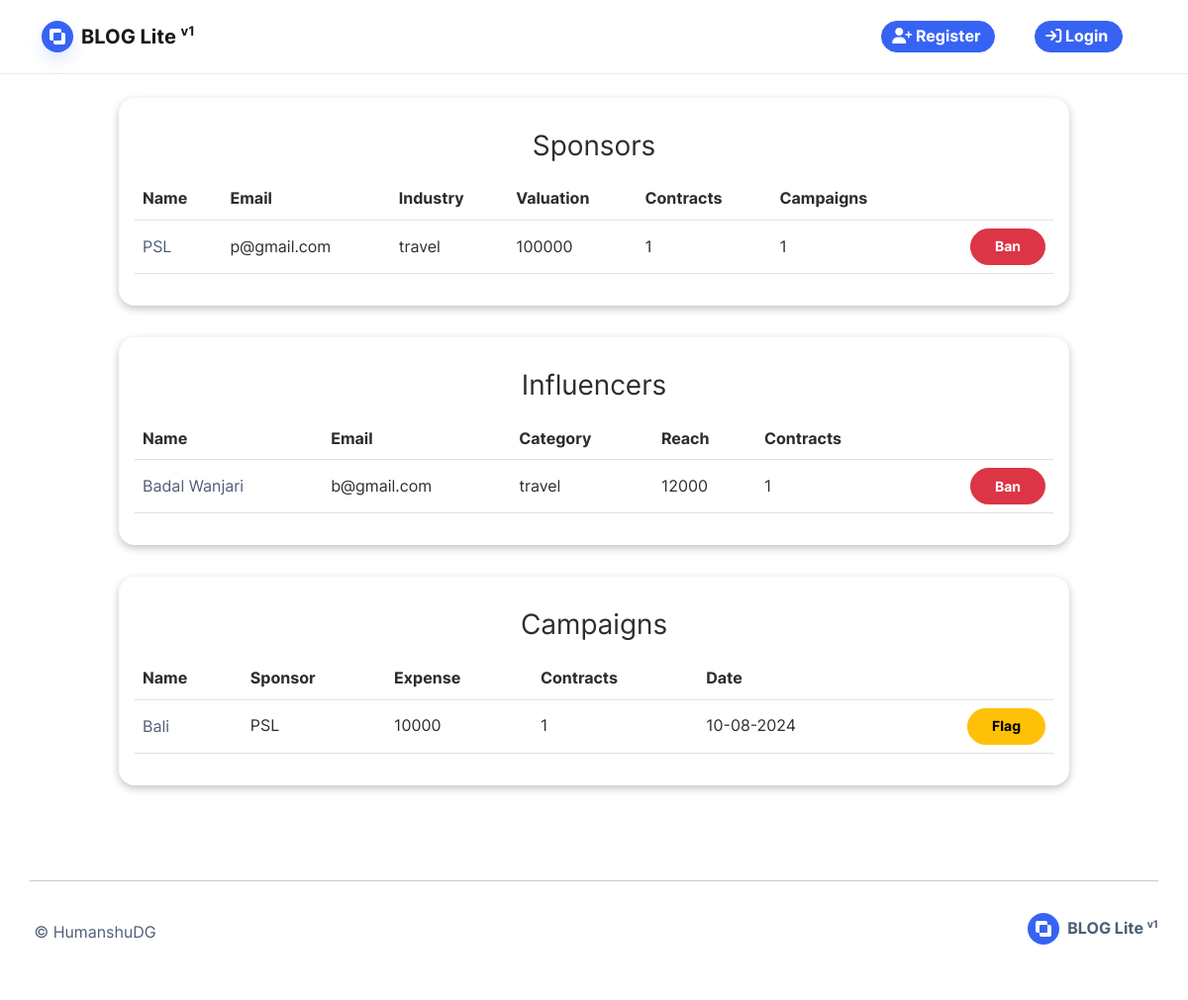
/admin, run on an earlier commit of the app's database.
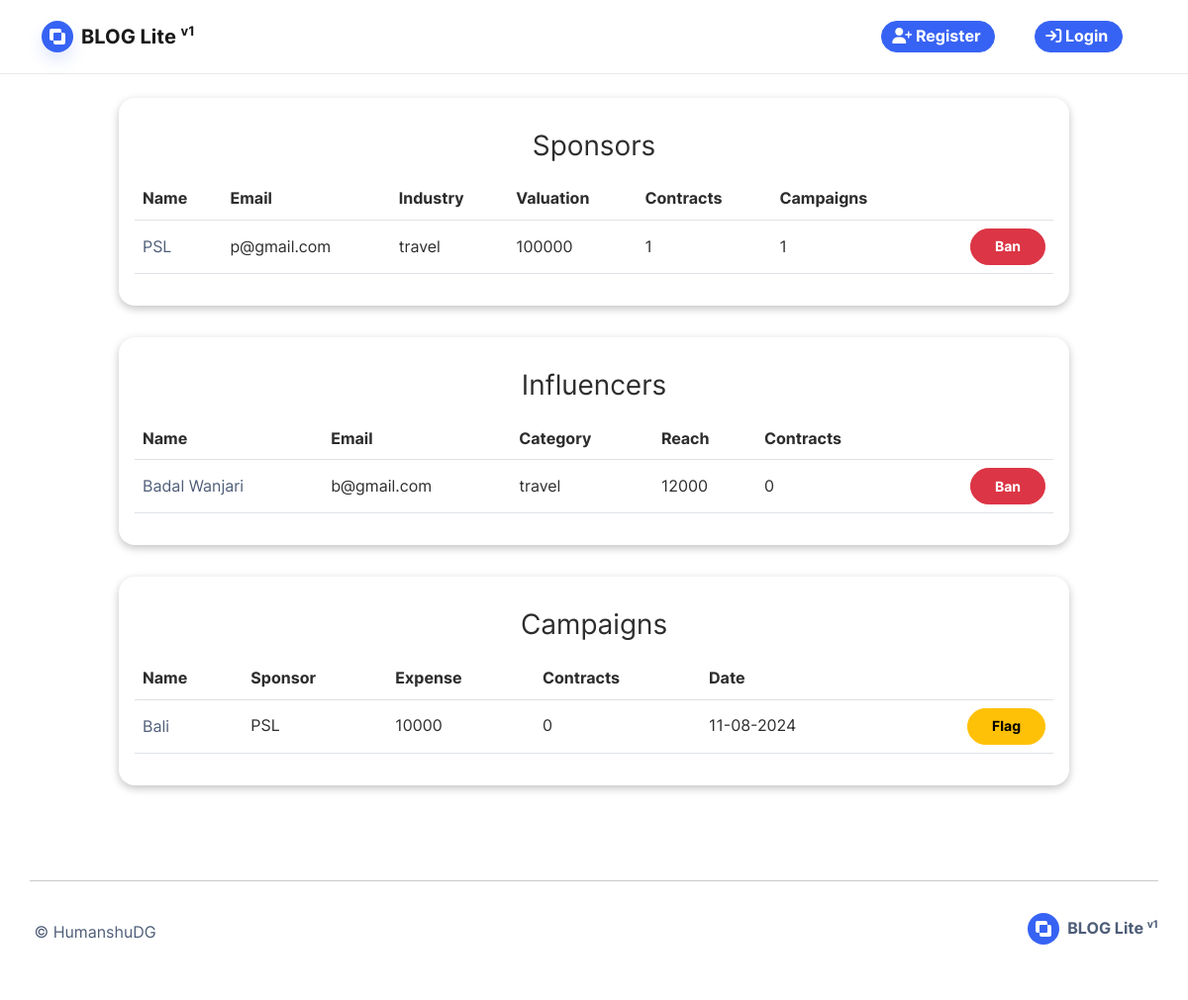
And on a later commit of the database.
### base/models.py (models this page shows, shortened)
class Influencer(db.Model):
    id = db.Column(db.Integer, primary_key=True)
    user_id = db.Column(db.Integer, db.ForeignKey('user.id'), unique=True)
    influencer_name = db.Column(db.String(100), nullable=False)
    category = db.Column(db.String(100), nullable=False)
    niche = db.Column(db.String(100), nullable=False)
    reach = db.Column(db.Integer, nullable=False)
    profile_url = db.Column(db.String(100), nullable=True)
    image_file = db.Column(db.String(50), nullable=False, default='default.jpg')
    bio = db.Column(db.Text(), nullable=True)
    campaign_requests = db.relationship('CampaignRequest', backref='campaign_requests', uselist=True)
    campaign_contracts = db.relationship('Contract', backref='campaign_contracts', uselist=True)

class Campaign(db.Model):
    id = db.Column(db.Integer, primary_key=True, autoincrement=True)
    sponsor_id = db.Column(db.Integer, db.ForeignKey('sponsor.id'))
    title = db.Column(db.String(150), nullable=False)
    description = db.Column(db.Text(), nullable=False)
    budget = db.Column(db.Integer, nullable=False)
    target_audience = db.Column(db.String(20))
    start_date = db.Column(db.Date(), nullable=False)
    end_date = db.Column(db.Date(), nullable=False)
    image_file = db.Column(db.String(50), nullable=False, default='default.jpg')
    is_disabled = db.Column(db.Boolean, default=True)
    is_deleted = db.Column(db.Boolean, default=False)
    is_flagged = db.Column(db.Boolean, default=False)
    date_posted = db.Column(db.DateTime, nullable=False, default=datetime.now())
    influencer_requests = db.relationship('CampaignRequest', backref='influencer_requests', uselist=True)
    influencer_contracts = db.relationship('Contract', backref='influencer_contracts', uselist=True)
    def __repr__(self):
        return f"Campaign('{self.title}', '{self.budget}')"

### base/admin_routes.py (the view)
@app.route("/admin")
def admin_home():
    sponsors = (
            Sponsor.query
            .join(User, Sponsor.user_id == User.id)
            .outerjoin(Sponsor.sponsor_campaigns)
            .outerjoin(Sponsor.sponsor_campaigns)
            .add_columns(
                User.is_banned,
                User.email,
                Sponsor.sponsor_name,
                Sponsor.industry,
                Sponsor.market_valuation,
                Sponsor.user_id,
                func.count(Sponsor.sponsor_campaigns).label("contract_count"),
                func.count(Sponsor.sponsor_campaigns).label("campaign_count")
            )
            .group_by(
                Sponsor.id,
            )
            .all()
        )
    influencers = (
            Influencer.query
            .join(User, Influencer.user_id == User.id)
            .outerjoin(Influencer.campaign_contracts)  # Ensure this matches the relationship name
            .add_columns(
                Influencer.user_id,
                Influencer.influencer_name,
                User.is_banned,
                User.email,
                Influencer.reach,
                func.count(Influencer.campaign_contracts).label("contract_count"),
                Influencer.category
            )
            .group_by(
                Influencer.user_id
            )
            .all()
        )
    campaigns = (
        Campaign.query
        .join(Sponsor, Campaign.sponsor_id == Sponsor.id)
        .outerjoin(Campaign.influencer_contracts)
        .add_columns(
            Campaign.id,
            Campaign.title,
            Campaign.date_posted,
            Campaign.budget,
            Campaign.is_flagged,
            Sponsor.sponsor_name,
            func.count(Campaign.influencer_contracts).label("influencer_count"),
            func.sum(Campaign.budget).label("expenditure")
        )
        .group_by(
            Campaign.id
        )
        .all()
    )
    print(campaigns)
    return render_template('admin-pages/home.html',
                           sponsors=sponsors, \
                           influencers=influencers, \
                           campaigns=campaigns,
                          )

### base/templates/admin-pages/home.html (shortened to what the changed rows need)
{% extends 'base.html' %} {% block blog %}
<div
    class="h-100 my-4 gap-4 row"
    style="
        width: 80%;
        display: grid;
        grid-template-columns: 1fr;
        margin-inline: auto;
        column-gap: 1rem;
        row-gap: 1rem;
        grid-auto-flow: row;
    "
>
    <div
        class="card mb-2 p-3 w-100"
        style="box-shadow: rgba(0, 0, 0, 0.24) 0px 3px 8px"
    >
        <table class="table table-hover w-100">
            <tr class="">
                <th>Name</th>
                <th>Email</th>
                <th>Industry</th>
                <th>Valuation</th>
                <th>Contracts</th>
                <th>Campaigns</th>
                <th></th>
            </tr>
        </table>
    </div>
    <div
        class="card mb-2 p-3 w-100"
        style="box-shadow: rgba(0, 0, 0, 0.24) 0px 3px 8px"
    >
        <table class="table table-hover w-100">
            <tr class="col-md-12">
                <th class="">Name</th>
                <th>Email</th>
                <th>Category</th>
                <th>Reach</th>
                <th>Contracts</th>
                <th></th>
            </tr>
            {% for influencer in influencers %}
            <tr class="col-md-12">
                <td class="">
                    <a href="{{ url_for('profile', id=influencer.user_id) }}"
                        >{{influencer.influencer_name}}</a
                    >
                </td>
                <td class="">{{influencer.email}}</td>
                <td class="">{{influencer.category}}</td>
                <td class="">{{influencer.reach}}</td>
                <td class="">{{influencer.contract_count}}</td>
                <td style="text-align: right !important">
                    <a href="{{ url_for('ban_user', id=influencer.user_id ) }}">
                        {% if influencer.is_banned %}
                        <button class="btn btn-sm btn-success">Unban</button>
                        {% else %}
                        <button class="btn btn-sm btn-danger">Ban</button>
                        {% endif %}
                    </a>
                </td>
            </tr>
            {% endfor %}
        </table>
    </div>
    <div
        class="card mb-2 p-3 w-100"
        style="box-shadow: rgba(0, 0, 0, 0.24) 0px 3px 8px"
    >
        <table class="table table-hover w-100 text-center">
            <tr class="col-md-12">
                <th>Name</th>
                <th>Sponsor</th>
                <th>Expense</th>
                <th>Contracts</th>
                <th>Date</th>
                <th></th>
            </tr>
            {% for campaign in campaigns %}
            <tr class="col-md-12">
                <td>
                    <a href="{{ url_for('profile', id=campaign.id ) }}"
                        >{{campaign.title[0:15]}}</a
                    >
                </td>
                <td>{{campaign.sponsor_name}}</td>
                <td>{{campaign.expenditure}}</td>
                <td>{{campaign.influencer_count}}</td>
                <td>{{campaign.date_posted.strftime('%d-%m-%Y')}}</td>
                <td style="text-align: right !important">
                    <a href="{{ url_for('flag_campaign', id=campaign.id) }}">
                        {% if campaign.is_flagged %}
                        <button class="btn btn-sm btn-success">Unflag</button>
                        {% else %}
                        <button class="btn btn-sm btn-warning">Flag</button>
                        {% endif %}
                    </a>
                </td>
            </tr>
            {% endfor %}
        </table>
    </div>
</div>
{% endblock %}

What changed in the data, as far as the page shows it:
computed for Influencer "Badal Wanjari": contract_count "1" → "0"
changed Campaign "Bali": influencer_count "1" → "0"; date_posted "10-08-2024" → "11-08-2024"
